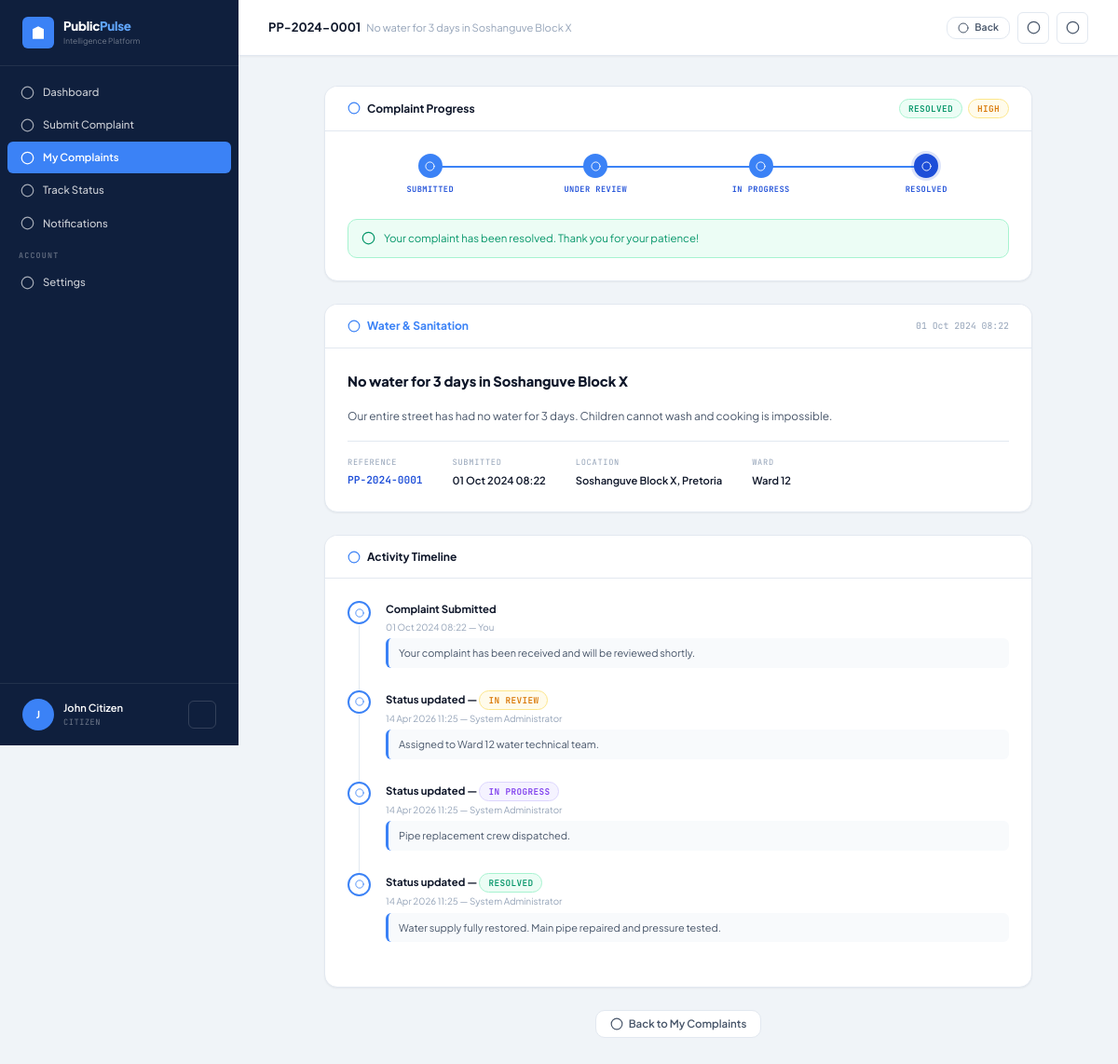
/citizen/complaint_detail.php?id=1 (signed in), run on the app's committed database.
### tables this page shows
CREATE TABLE `users` (
  `id` int(10) UNSIGNED NOT NULL,
  `name` varchar(120) NOT NULL,
  `email` varchar(180) NOT NULL,
  `password` varchar(255) NOT NULL,
  `role` enum('citizen','admin','analyst') NOT NULL DEFAULT 'citizen',
  `phone` varchar(20) DEFAULT NULL,
  `ward` varchar(100) DEFAULT NULL,
  `is_active` tinyint(1) NOT NULL DEFAULT 1,
  `created_at` datetime NOT NULL DEFAULT current_timestamp(),
  `updated_at` datetime NOT NULL DEFAULT current_timestamp() ON UPDATE current_timestamp()
);

CREATE TABLE `complaints` (
  `id` int(10) UNSIGNED NOT NULL,
  `reference_no` varchar(20) NOT NULL,
  `user_id` int(10) UNSIGNED NOT NULL,
  `category_id` int(10) UNSIGNED NOT NULL,
  `title` varchar(255) NOT NULL,
  `description` text NOT NULL,
  `location` varchar(255) DEFAULT NULL,
  `latitude` decimal(10,8) DEFAULT NULL,
  `longitude` decimal(11,8) DEFAULT NULL,
  `ward` varchar(100) DEFAULT NULL,
  `status` enum('submitted','in_review','in_progress','resolved','closed') NOT NULL DEFAULT 'submitted',
  `priority` enum('low','medium','high','critical') NOT NULL DEFAULT 'medium',
  `assigned_to` int(10) UNSIGNED DEFAULT NULL,
  `image_path` varchar(255) DEFAULT NULL,
  `ai_score` tinyint(3) UNSIGNED DEFAULT NULL,
  `ai_flags` longtext DEFAULT NULL CHECK (json_valid(`ai_flags`)),
  `created_at` datetime NOT NULL DEFAULT current_timestamp(),
  `updated_at` datetime NOT NULL DEFAULT current_timestamp() ON UPDATE current_timestamp()
);

CREATE TABLE `categories` (
  `id` int(10) UNSIGNED NOT NULL,
  `name` varchar(100) NOT NULL,
  `slug` varchar(100) NOT NULL,
  `icon` varchar(50) DEFAULT 'tag',
  `color` varchar(20) DEFAULT '#3b82f6',
  `description` text DEFAULT NULL,
  `is_active` tinyint(1) NOT NULL DEFAULT 1,
  `created_at` datetime NOT NULL DEFAULT current_timestamp()
);

CREATE TABLE `status_logs` (
  `id` int(10) UNSIGNED NOT NULL,
  `complaint_id` int(10) UNSIGNED NOT NULL,
  `changed_by` int(10) UNSIGNED NOT NULL,
  `old_status` enum('submitted','in_review','in_progress','resolved','closed') DEFAULT NULL,
  `new_status` enum('submitted','in_review','in_progress','resolved','closed') NOT NULL,
  `note` text DEFAULT NULL,
  `created_at` datetime NOT NULL DEFAULT current_timestamp()
);

### citizen/complaint_detail.php (the view, shortened to what the rows shown need)
<?php
require_once __DIR__ . '/../includes/config.php';
require_once __DIR__ . '/../includes/functions.php';
require_once __DIR__ . '/../includes/layout.php';
$user=currentUser(); $uid=$user['id'];
$id=(int)($_GET['id']??0);
$complaint=Database::fetchOne("
    SELECT c.*,cat.name AS category_name,cat.icon AS cat_icon,cat.color AS cat_color
    FROM complaints c JOIN categories cat ON cat.id=c.category_id
    WHERE c.id=? AND c.user_id=?
",[$id,$uid]);
$logs=Database::fetchAll("
    SELECT sl.new_status,sl.note,sl.created_at,u.name AS by_name
    FROM status_logs sl JOIN users u ON u.id=sl.changed_by
    WHERE sl.complaint_id=? ORDER BY sl.created_at ASC
",[$id]);
echo renderHead('Complaint: '.$complaint['reference_no']);
echo '<div class="app-shell">';
echo renderSidebar('citizen_complaints',$user);
echo '<div class="main-content">';
echo renderTopbar(htmlspecialchars($complaint['reference_no']),htmlspecialchars(mb_substr($complaint['title'],0,50)),[
    ['href'=>APP_URL.'/citizen/complaints.php','icon'=>'arrow-left','label'=>'Back','type'=>'secondary'],
]);
?>
<div class="page-content">
  <div style="max-width:760px;margin:0 auto;display:flex;flex-direction:column;gap:var(--space-lg)">
          <?=statusBadge($complaint['status'])?>
    <div class="card">
      <div class="card-header">
        <div class="card-title" style="color:<?=htmlspecialchars($complaint['cat_color'])?>">
          <?=icon($complaint['cat_icon']??'tag')?>
          <?=htmlspecialchars($complaint['category_name'])?>
        </div>
        <span style="font-family:var(--font-mono);font-size:.7rem;color:var(--text-muted)">
          <?=formatDate($complaint['created_at'],'d M Y H:i')?>
        </span>
      </div>
      <div class="card-body">
        <h2 style="font-size:1.05rem;font-weight:800;margin-bottom:var(--space-md)"><?=htmlspecialchars($complaint['title'])?></h2>
        <p style="color:var(--text-secondary);line-height:1.7;font-size:.85rem;margin-bottom:var(--space-md)"><?=nl2br(htmlspecialchars($complaint['description']))?></p>
        <div class="divider"></div>
        <div style="display:flex;flex-wrap:wrap;gap:var(--space-xl);margin-top:var(--space-md);font-size:.8rem">
          <?php foreach([
            ['Reference',  $complaint['reference_no'],true],
            ['Submitted',  formatDate($complaint['created_at'],'d M Y H:i'),false],
            ['Location',   $complaint['location']??'Not specified',false],
            ['Ward',       $complaint['ward']??'Not specified',false],
          ] as [$l,$v,$mono]): ?>
            <div>
            </div>
          <?php endforeach; ?>
        </div>
      </div>
    </div>
    <div class="card">
      <div class="card-body">
        <ul class="timeline">
          <li class="timeline-item">
            <div class="timeline-content">
              <div class="timeline-status">Complaint Submitted</div>
              <div class="timeline-meta"><?=formatDate($complaint['created_at'],'d M Y H:i')?> — You</div>
              <div class="timeline-note">Your complaint has been received and will be reviewed shortly.</div>
            </div>
          </li>
          <?php foreach($logs as $log): ?>
            <li class="timeline-item">
              <div class="timeline-dot"><?=icon('arrow-right','',10)?></div>
              <div class="timeline-content">
                <div class="timeline-status">Status updated — <?=statusBadge($log['new_status'])?></div>
                <div class="timeline-meta"><?=formatDate($log['created_at'],'d M Y H:i')?> — <?=htmlspecialchars($log['by_name'])?></div>
                <?php if($log['note']): ?><div class="timeline-note"><?=htmlspecialchars($log['note'])?></div><?php endif; ?>
              </div>
            </li>
          <?php endforeach; ?>
        </ul>
      </div>
    </div>
  </div>
</div>
<?=renderFoot()?>

### includes/layout.php (shortened to what the rows shown need)
<?php
require_once __DIR__ . '/icons.php';
function renderHead(string $title, array $extraCss = []): string
{
    $base   = APP_URL;
    $csrf   = csrfToken();
    $role   = $_SESSION['user_role'] ?? 'citizen';
    $extras = implode("\n", array_map(fn($h) => "<link rel=\"stylesheet\" href=\"{$h}\">", $extraCss));
    return <<<HTML
<!DOCTYPE html>
<html lang="en">
<head>
<meta charset="UTF-8">
<meta name="viewport" content="width=device-width,initial-scale=1">
<meta name="csrf-token" content="{$csrf}">
<title>{$title} — PublicPulse AI</title>
<link rel="preconnect" href="https://fonts.googleapis.com">
<link rel="preconnect" href="https://fonts.gstatic.com" crossorigin>
<link href="https://fonts.googleapis.com/css2?family=Plus+Jakarta+Sans:wght@300;400;500;600;700;800&family=JetBrains+Mono:wght@400;500;600&display=swap" rel="stylesheet">
<link rel="stylesheet" href="{$base}/assets/css/app.css">
{$extras}
<script src="https://cdn.jsdelivr.net/npm/chart.js@4.4.0/dist/chart.umd.min.js"></script>
<script>
  const PP_URL = '{$base}';
  const PP_ROLE = '{$role}';
</script>
</head>
<body>
HTML;
}
function renderSidebar(string $active = '', ?array $user = null): string
{
    $base  = APP_URL;
    $role  = $user['role'] ?? 'citizen';
    $name  = htmlspecialchars($user['name'] ?? 'User');
    $init  = strtoupper(mb_substr($user['name'] ?? 'U', 0, 1));
    $roles = ['admin' => 'Administrator', 'analyst' => 'Data Analyst', 'citizen' => 'Citizen'];
    $rl    = $roles[$role] ?? 'User';
    $openCount = _getSidebarOpenCount();
    $logoSvg = '<svg width="18" height="18" viewBox="0 0 24 24" fill="white" stroke="none"><path d="M3 21h18M4 21V7l8-4 8 4v14M9 21V12h6v9M9 9h1m4 0h1M9 15h1m4 0h1"/></svg>';
    $nav = '';
    if ($role === 'citizen') {
        $nav .= _navItem($base.'/citizen/dashboard.php',    'dashboard',   'Dashboard',         'citizen_dashboard',  $active);
        $nav .= _navItem($base.'/citizen/submit.php',       'plus-circle', 'Submit Complaint',  'citizen_submit',     $active);
        $nav .= _navItem($base.'/citizen/complaints.php',   'list',        'My Complaints',     'citizen_complaints', $active);
        $nav .= _navItem($base.'/citizen/track.php',        'search',      'Track Status',      'citizen_track',      $active);
        $nav .= _navItem($base.'/citizen/notifications.php','bell',        'Notifications',     'citizen_notif',      $active);
    }
    $nav .= _navSection('Account');
    $nav .= _navItem($base.'/settings.php', 'settings', 'Settings', 'settings', $active);
    return <<<HTML
<aside class="sidebar" id="appSidebar">
  <div class="sidebar-logo">
    <div class="sidebar-logo-icon">{$logoSvg}</div>
    <div>
      <div class="sidebar-logo-text">Public<span>Pulse</span></div>
      <div class="sidebar-logo-sub">Intelligence Platform</div>
    </div>
  </div>
  <nav class="sidebar-nav">{$nav}</nav>
  <div class="sidebar-footer">
    <div class="sidebar-user">
      <div class="avatar">{$init}</div>
      <div class="user-meta" style="flex:1;min-width:0">
        <div class="user-name">{$name}</div>
        <div class="user-role">{$rl}</div>
      </div>
      <a href="{$base}/auth/logout.php" title="Sign out"
         style="width:30px;height:30px;border:1px solid rgba(255,255,255,.15);background:transparent;color:rgba(255,255,255,.6);border-radius:6px;display:flex;align-items:center;justify-content:center;flex-shrink:0;transition:all .2s;text-decoration:none"
         onmouseover="this.style.background='rgba(255,255,255,.1)'" onmouseout="this.style.background='transparent'">
        <?= icon('logout','',14) ?>
      </a>
    </div>
  </div>
</aside>
HTML;
}
function _navSection(string $label): string
{
    return "<div class=\"nav-section-label\">{$label}</div>";
}
function _navItem(string $href, string $iconName, string $label, string $key, string $active, int $badge = 0): string
{
    $isActive  = $active === $key ? 'active' : '';
    $badgeHtml = $badge > 0 ? "<span class=\"nav-badge\">{$badge}</span>" : '';
    $ic = icon($iconName);
    return "<a href=\"{$href}\" class=\"nav-item {$isActive}\">{$ic} {$label}{$badgeHtml}</a>";
}
function _getSidebarOpenCount(): int
{
    try {
        return (int)Database::fetchScalar("SELECT COUNT(*) FROM complaints WHERE status NOT IN ('resolved','closed')");
    } catch (\Throwable $e) { return 0; }
}
function renderTopbar(string $title, string $subtitle = '', array $actions = []): string
{
    $base   = APP_URL;
    $uid    = $_SESSION['user_id'] ?? 0;
    $unread = 0;
    $notifHtml = '<div style="padding:20px;text-align:center;color:var(--text-muted);font-size:.82rem">No notifications</div>';
    if ($uid) {
        try {
            $unread  = getUnreadCount($uid);
            $notifs  = Database::fetchAll(
                'SELECT n.*,c.reference_no FROM notifications n LEFT JOIN complaints c ON c.id=n.complaint_id WHERE n.user_id=? ORDER BY n.is_read ASC, n.created_at DESC LIMIT 6',
                [$uid]
            );
            if ($notifs) {
                $notifHtml = '';
                $role = $_SESSION['user_role'] ?? 'citizen';
                foreach ($notifs as $n) {
                    $unreadCls = !$n['is_read'] ? 'unread' : '';
                    $dotStyle  = !$n['is_read'] ? '' : 'style="background:#cbd5e1"';
                    $link      = '#';
                    if ($n['complaint_id']) {
                        $link = $role === 'citizen'
                            ? "{$base}/citizen/complaint_detail.php?id={$n['complaint_id']}"
                            : "{$base}/admin/complaint_view.php?id={$n['complaint_id']}";
                    }
                    $readUrl   = "{$base}/api/notifications.php?read={$n['id']}&redirect=" . urlencode($link);
                    $title_esc = htmlspecialchars($n['title']);
                    $msg_esc   = htmlspecialchars(mb_substr($n['message'], 0, 72)) . (mb_strlen($n['message']) > 72 ? '...' : '');
                    $time_esc  = timeAgo($n['created_at']);
                    $ref       = $n['reference_no'] ? "<span class=\"badge badge-blue\" style=\"font-size:.58rem\">{$n['reference_no']}</span>" : '';
                    $notifHtml .= <<<HTML
<a href="{$readUrl}" class="notif-item {$unreadCls}">
  <div class="notif-dot" {$dotStyle}></div>
  <div>
    <div class="notif-item-title">{$title_esc}</div>
    <div class="notif-item-msg">{$msg_esc}</div>
    <div class="notif-item-time" style="display:flex;align-items:center;gap:6px;margin-top:3px">{$time_esc} {$ref}</div>
  </div>
</a>
HTML;
                }
            }
        } catch (\Throwable $e) {}
    }
    $badgeDsp  = $unread > 0 ? 'flex' : 'none';
    $badgeNum  = $unread;
    $role      = $_SESSION['user_role'] ?? 'citizen';
    $allHref   = $role === 'citizen' ? "{$base}/citizen/notifications.php" : "{$base}/admin/notifications.php";
    $markAllUrl= "{$base}/api/notifications.php?mark_all_read=1";
    $actionHtml = '';
    foreach ($actions as $btn) {
        $ic = icon($btn['icon'] ?? 'arrow-right');
        $actionHtml .= "<a href=\"{$btn['href']}\" class=\"btn btn-{$btn['type']} btn-sm\">{$ic} {$btn['label']}</a>";
    }
    $menuIc = icon('menu');
    $bellIc = icon('bell');
    $settIc = icon('settings');
    $title_esc = htmlspecialchars($title);
    $sub_esc   = htmlspecialchars($subtitle);
    return <<<HTML
<header class="topbar">
  <button id="sidebarToggle" class="icon-btn" style="display:none" aria-label="Menu">{$menuIc}</button>
  <div class="topbar-title">{$title_esc}<span>{$sub_esc}</span></div>
  <div class="topbar-actions">
    {$actionHtml}
    <div class="notif-wrapper" style="position:relative">
      <button class="icon-btn" id="notifBtn" title="Notifications" aria-label="Notifications">
        {$bellIc}
        <span class="notif-badge" id="notifBadge" style="display:{$badgeDsp}">{$badgeNum}</span>
      </button>
      <div class="notif-dropdown" id="notifDropdown">
        <div class="notif-header">
          <h4>Notifications</h4>
          <a href="{$allHref}" style="font-size:.75rem;color:var(--primary);font-weight:600">View all</a>
        </div>
        <div class="notif-list" id="notifList">{$notifHtml}</div>
        <div class="notif-footer">
          <a href="{$markAllUrl}" id="markAllBtn">Mark all as read</a>
        </div>
      </div>
    </div>
    <a href="{$base}/settings.php" class="icon-btn" title="Settings">{$settIc}</a>
  </div>
</header>
HTML;
}
function renderFoot(array $extraJs = []): string
{
    $base    = APP_URL;
    $scripts = implode("\n", array_map(fn($s) => "<script src=\"{$s}\"></script>", $extraJs));
    return <<<HTML
<script src="{$base}/assets/js/app.js"></script>
{$scripts}
</body></html>
HTML;
}

### includes/icons.php (shortened to what the rows shown need)
<?php
function icon(string $name, string $extraStyle = '', int $size = 16): string
{
    $s = "width=\"{$size}\" height=\"{$size}\"";
    $v = 'viewBox="0 0 24 24"';
    $f = 'fill="none" stroke="currentColor" stroke-width="2" stroke-linecap="round" stroke-linejoin="round"';
    $st = $extraStyle ? " style=\"{$extraStyle}\"" : '';
    $p = $paths[$name] ?? '<circle cx="12" cy="12" r="10"/>';
    return "<svg {$s} {$v} {$f}{$st}>{$p}</svg>";
}

### includes/functions.php (shortened to what the rows shown need)
<?php
require_once __DIR__ . '/config.php';
function isLoggedIn(): bool
{
    return true;
}
function currentUser(): ?array
{
    $cache = Database::fetchOne(
        'SELECT id,name,email,role,ward,phone,is_active,created_at,updated_at FROM users WHERE id=? AND is_active=1',
        [$_SESSION['user_id']]
    );
    return $cache;
}
function csrfToken(): string
{
    return $_SESSION['csrf_token'];
}
function timeAgo(string $datetime): string
{
    $diff = time() - strtotime($datetime);
    if ($diff < 86400)  return (int)($diff/3600)  . 'h ago';
    return date('d M Y', strtotime($datetime));
}
function formatDate(string $datetime, string $format = 'd M Y'): string
{
    return date($format, strtotime($datetime));
}
function statusBadge(string $status): string
{
    $map = [
        'submitted'   => ['badge-blue',   'Submitted'],
        'in_review'   => ['badge-yellow', 'In Review'],
        'in_progress' => ['badge-purple', 'In Progress'],
        'resolved'    => ['badge-green',  'Resolved'],
        'closed'      => ['badge-gray',   'Closed'],
    ];
    [$cls, $lbl] = $map[$status] ?? ['badge-gray', ucfirst($status)];
    return "<span class=\"badge {$cls}\">{$lbl}</span>";
}
function getUnreadCount(int $userId): int
{
    return (int)Database::fetchScalar('SELECT COUNT(*) FROM notifications WHERE user_id=? AND is_read=0', [$userId]);
}

### data on the page
users: name "J", role "CITIZEN"
complaints: reference_no "PP-2024-0001", title "No water for 3 days in Soshanguve Block X", status "resolved" (drawn), category.name "Water & Sanitation", created_at "01 Oct 2024 08:22", description "Our entire street has had no water for 3 days. Children cannot wash and cooking is impossible."
status_logs: lbl "IN REVIEW", created_at "14 Apr 2026 11:25", changed_by.name "System Administrator", note "Assigned to Ward 12 water technical team."
status_logs: lbl "IN PROGRESS", created_at "14 Apr 2026 11:25", changed_by.name "System Administrator", note "Pipe replacement crew dispatched."
status_logs: lbl "RESOLVED", created_at "14 Apr 2026 11:25", changed_by.name "System Administrator", note "Water supply fully restored. Main pipe repaired and pressure tested."

### other printed values
$label "Dashboard Submit Complaint My Complaints Track Status Notifications Settings"
$label "ACCOUNT"
$name "John Citizen"
$btn['label'] "Back"
$lbl "RESOLVED"
$lbl "HIGH"
$sLabel "SUBMITTED"
$sLabel "UNDER REVIEW"
$sLabel "IN PROGRESS"
$sLabel "RESOLVED"
$l "REFERENCE"
$v "PP-2024-0001"
$l "SUBMITTED"
$v "01 Oct 2024 08:22"
$l "LOCATION"
